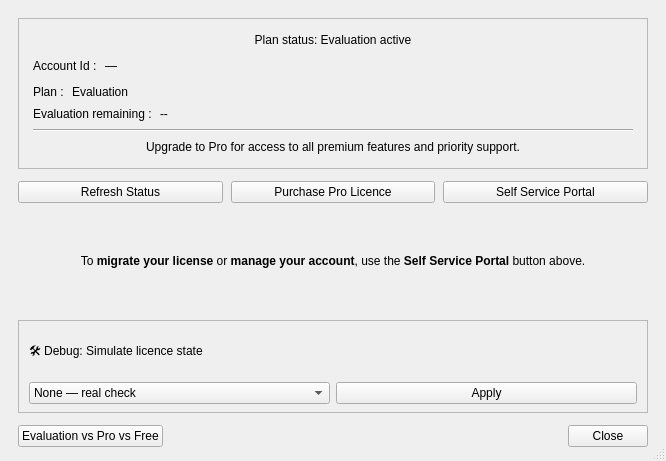
<?xml version="1.0" encoding="UTF-8"?>
<ui version="4.0">
 <class>AccountDialog</class>
 <widget class="QDialog" name="AccountDialog">
  <property name="geometry">
   <rect>
    <x>0</x>
    <y>0</y>
    <width>666</width>
    <height>461</height>
   </rect>
  </property>
  <property name="sizePolicy">
   <sizepolicy hsizetype="Preferred" vsizetype="Expanding">
    <horstretch>0</horstretch>
    <verstretch>0</verstretch>
   </sizepolicy>
  </property>
  <property name="minimumSize">
   <size>
    <width>480</width>
    <height>360</height>
   </size>
  </property>
  <property name="windowTitle">
   <string>Account</string>
  </property>
  <property name="sizeGripEnabled">
   <bool>true</bool>
  </property>
  <layout class="QVBoxLayout" name="mainLayout">
   <property name="spacing">
    <number>12</number>
   </property>
   <property name="leftMargin">
    <number>18</number>
   </property>
   <property name="topMargin">
    <number>18</number>
   </property>
   <property name="rightMargin">
    <number>18</number>
   </property>
   <property name="bottomMargin">
    <number>14</number>
   </property>
   <item>
    <widget class="QFrame" name="infoFrame">
     <property name="sizePolicy">
      <sizepolicy hsizetype="Preferred" vsizetype="Maximum">
       <horstretch>0</horstretch>
       <verstretch>0</verstretch>
      </sizepolicy>
     </property>
     <property name="frameShape">
      <enum>QFrame::Shape::StyledPanel</enum>
     </property>
     <property name="frameShadow">
      <enum>QFrame::Shadow::Raised</enum>
     </property>
     <layout class="QVBoxLayout" name="infoLayout">
      <property name="spacing">
       <number>8</number>
      </property>
      <property name="leftMargin">
       <number>14</number>
      </property>
      <property name="topMargin">
       <number>14</number>
      </property>
      <property name="rightMargin">
       <number>14</number>
      </property>
      <property name="bottomMargin">
       <number>14</number>
      </property>
      <item>
       <widget class="QLabel" name="planSummaryLabel">
        <property name="text">
         <string>Plan status: Evaluation active</string>
        </property>
        <property name="alignment">
         <set>Qt::AlignmentFlag::AlignCenter</set>
        </property>
       </widget>
      </item>
      <item>
       <layout class="QHBoxLayout" name="idRow">
        <item>
         <widget class="QLabel" name="labelId">
          <property name="text">
           <string>Account Id :</string>
          </property>
         </widget>
        </item>
        <item>
         <widget class="QLabel" name="accId">
          <property name="text">
           <string>—</string>
          </property>
          <property name="textInteractionFlags">
           <set>Qt::TextInteractionFlag::TextSelectableByMouse</set>
          </property>
         </widget>
        </item>
        <item>
         <widget class="QPushButton" name="copyAccId">
          <property name="sizePolicy">
           <sizepolicy hsizetype="Maximum" vsizetype="Fixed">
            <horstretch>0</horstretch>
            <verstretch>0</verstretch>
           </sizepolicy>
          </property>
          <property name="toolTip">
           <string>Copy Account ID</string>
          </property>
          <property name="text">
           <string/>
          </property>
          <property name="icon">
           <iconset resource="icons.qrc">
            <normaloff>:/icons/file-copy-line.png</normaloff>:/icons/file-copy-line.png</iconset>
          </property>
          <property name="flat">
           <bool>true</bool>
          </property>
         </widget>
        </item>
        <item>
         <spacer name="idSpacer">
          <property name="orientation">
           <enum>Qt::Orientation::Horizontal</enum>
          </property>
          <property name="sizeHint" stdset="0">
           <size>
            <width>0</width>
            <height>0</height>
           </size>
          </property>
         </spacer>
        </item>
       </layout>
      </item>
      <item>
       <layout class="QHBoxLayout" name="typeRow">
        <item>
         <widget class="QLabel" name="labelType">
          <property name="text">
           <string>Plan :</string>
          </property>
         </widget>
        </item>
        <item>
         <widget class="QLabel" name="accType">
          <property name="text">
           <string>Evaluation</string>
          </property>
         </widget>
        </item>
        <item>
         <spacer name="typeSpacer">
          <property name="orientation">
           <enum>Qt::Orientation::Horizontal</enum>
          </property>
          <property name="sizeHint" stdset="0">
           <size>
            <width>0</width>
            <height>0</height>
           </size>
          </property>
         </spacer>
        </item>
       </layout>
      </item>
      <item>
       <layout class="QHBoxLayout" name="evaluationRow">
        <item>
         <widget class="QLabel" name="labelEvaluationRemaining">
          <property name="text">
           <string>Evaluation remaining :</string>
          </property>
         </widget>
        </item>
        <item>
         <widget class="QLabel" name="evaluationRemainingLabel">
          <property name="text">
           <string>--</string>
          </property>
         </widget>
        </item>
        <item>
         <spacer name="evalSpacer">
          <property name="orientation">
           <enum>Qt::Orientation::Horizontal</enum>
          </property>
          <property name="sizeHint" stdset="0">
           <size>
            <width>0</width>
            <height>0</height>
           </size>
          </property>
         </spacer>
        </item>
       </layout>
      </item>
      <item>
       <widget class="QFrame" name="divider">
        <property name="frameShape">
         <enum>QFrame::Shape::HLine</enum>
        </property>
        <property name="frameShadow">
         <enum>QFrame::Shadow::Sunken</enum>
        </property>
       </widget>
      </item>
      <item>
       <widget class="QLabel" name="accountHintLabel">
        <property name="sizePolicy">
         <sizepolicy hsizetype="Preferred" vsizetype="MinimumExpanding">
          <horstretch>0</horstretch>
          <verstretch>0</verstretch>
         </sizepolicy>
        </property>
        <property name="text">
         <string>Upgrade to Pro for access to all premium features and priority support.</string>
        </property>
        <property name="alignment">
         <set>Qt::AlignmentFlag::AlignCenter</set>
        </property>
        <property name="wordWrap">
         <bool>true</bool>
        </property>
       </widget>
      </item>
     </layout>
    </widget>
   </item>
   <item>
    <layout class="QHBoxLayout" name="actionRow">
     <property name="spacing">
      <number>8</number>
     </property>
     <item>
      <widget class="QPushButton" name="restoreBtn">
       <property name="text">
        <string>Refresh Status</string>
       </property>
       <property name="icon">
        <iconset resource="icons.qrc">
         <normaloff>:/icons/refresh-line.png</normaloff>:/icons/refresh-line.png</iconset>
       </property>
      </widget>
     </item>
     <item>
      <widget class="QPushButton" name="purchaseBtn">
       <property name="text">
        <string>Purchase Pro Licence</string>
       </property>
       <property name="icon">
        <iconset resource="icons.qrc">
         <normaloff>:/icons/star-line.png</normaloff>:/icons/star-line.png</iconset>
       </property>
      </widget>
     </item>
     <item>
      <widget class="QPushButton" name="portalBtn">
       <property name="toolTip">
        <string>Open the online portal to manage your account and license</string>
       </property>
       <property name="text">
        <string>Self Service Portal</string>
       </property>
       <property name="icon">
        <iconset resource="icons.qrc">
         <normaloff>:/icons/links-line.png</normaloff>:/icons/links-line.png</iconset>
       </property>
      </widget>
     </item>
    </layout>
   </item>
   <item>
    <widget class="QLabel" name="portalInfoLabel">
     <property name="text">
      <string>&lt;html&gt;&lt;body&gt;&lt;p&gt;To &lt;b&gt;migrate your license&lt;/b&gt; or &lt;b&gt;manage your account&lt;/b&gt;, use the &lt;b&gt;Self Service Portal&lt;/b&gt; button above.&lt;/p&gt;&lt;/body&gt;&lt;/html&gt;</string>
     </property>
     <property name="alignment">
      <set>Qt::AlignmentFlag::AlignCenter</set>
     </property>
     <property name="wordWrap">
      <bool>true</bool>
     </property>
    </widget>
   </item>
   <item>
    <widget class="QFrame" name="debugFrame">
     <property name="frameShape">
      <enum>QFrame::Shape::StyledPanel</enum>
     </property>
     <property name="frameShadow">
      <enum>QFrame::Shadow::Plain</enum>
     </property>
     <layout class="QVBoxLayout" name="debugLayout">
      <property name="spacing">
       <number>6</number>
      </property>
      <property name="leftMargin">
       <number>10</number>
      </property>
      <property name="topMargin">
       <number>8</number>
      </property>
      <property name="rightMargin">
       <number>10</number>
      </property>
      <property name="bottomMargin">
       <number>8</number>
      </property>
      <item>
       <widget class="QLabel" name="debugTitleLabel">
        <property name="text">
         <string>🛠 Debug: Simulate licence state</string>
        </property>
       </widget>
      </item>
      <item>
       <layout class="QHBoxLayout" name="debugControlRow">
        <item>
         <widget class="QComboBox" name="debugStateCombo">
          <item>
           <property name="text">
            <string>None — real check</string>
           </property>
          </item>
          <item>
           <property name="text">
            <string>Pro (365 days remaining)</string>
           </property>
          </item>
          <item>
           <property name="text">
            <string>Evaluation active (7 days)</string>
           </property>
          </item>
          <item>
           <property name="text">
            <string>Evaluation expired — Free tier</string>
           </property>
          </item>
          <item>
           <property name="text">
            <string>Network error (cached state)</string>
           </property>
          </item>
         </widget>
        </item>
        <item>
         <widget class="QPushButton" name="debugApplyBtn">
          <property name="text">
           <string>Apply</string>
          </property>
         </widget>
        </item>
       </layout>
      </item>
     </layout>
    </widget>
   </item>
   <item>
    <layout class="QHBoxLayout" name="bottomRow">
     <item>
      <widget class="QPushButton" name="planCompareButton">
       <property name="text">
        <string>Evaluation vs Pro vs Free</string>
       </property>
       <property name="icon">
        <iconset resource="icons.qrc">
         <normaloff>:/icons/questionnaire-line.png</normaloff>:/icons/questionnaire-line.png</iconset>
       </property>
      </widget>
     </item>
     <item>
      <spacer name="bottomSpacer">
       <property name="orientation">
        <enum>Qt::Orientation::Horizontal</enum>
       </property>
       <property name="sizeHint" stdset="0">
        <size>
         <width>0</width>
         <height>0</height>
        </size>
       </property>
      </spacer>
     </item>
     <item>
      <widget class="QPushButton" name="closeBtn">
       <property name="text">
        <string>Close</string>
       </property>
       <property name="icon">
        <iconset resource="icons.qrc">
         <normaloff>:/icons/close-fill.png</normaloff>:/icons/close-fill.png</iconset>
       </property>
      </widget>
     </item>
    </layout>
   </item>
  </layout>
 </widget>
 <resources>
  <include location="icons.qrc"/>
 </resources>
 <connections/>
</ui>
